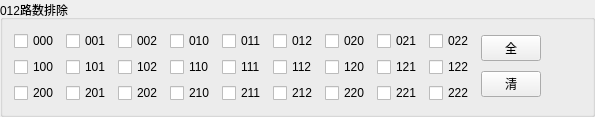
        <widget class="QGroupBox" name="groupBox_12">
         <property name="maximumSize">
          <size>
           <width>16777215</width>
           <height>90</height>
          </size>
         </property>
         <property name="title">
          <string>012路数排除</string>
         </property>
         <layout class="QVBoxLayout" name="verticalLayout_27">
          <item>
           <layout class="QHBoxLayout" name="horizontalLayout_5">
            <item>
             <layout class="QVBoxLayout" name="verticalLayout_25">
              <item>
               <layout class="QHBoxLayout" name="horizontalLayout_10">
                <item>
                 <widget class="QCheckBox" name="checkBox_53">
                  <property name="text">
                   <string>000</string>
                  </property>
                 </widget>
                </item>
                <item>
                 <widget class="QCheckBox" name="checkBox_54">
                  <property name="text">
                   <string>001</string>
                  </property>
                 </widget>
                </item>
                <item>
                 <widget class="QCheckBox" name="checkBox_55">
                  <property name="text">
                   <string>002</string>
                  </property>
                 </widget>
                </item>
                <item>
                 <widget class="QCheckBox" name="checkBox_56">
                  <property name="text">
                   <string>010</string>
                  </property>
                 </widget>
                </item>
                <item>
                 <widget class="QCheckBox" name="checkBox_57">
                  <property name="text">
                   <string>011</string>
                  </property>
                 </widget>
                </item>
                <item>
                 <widget class="QCheckBox" name="checkBox_58">
                  <property name="text">
                   <string>012</string>
                  </property>
                 </widget>
                </item>
                <item>
                 <widget class="QCheckBox" name="checkBox_59">
                  <property name="text">
                   <string>020</string>
                  </property>
                 </widget>
                </item>
                <item>
                 <widget class="QCheckBox" name="checkBox_60">
                  <property name="text">
                   <string>021</string>
                  </property>
                 </widget>
                </item>
                <item>
                 <widget class="QCheckBox" name="checkBox_61">
                  <property name="text">
                   <string>022</string>
                  </property>
                 </widget>
                </item>
               </layout>
              </item>
              <item>
               <layout class="QHBoxLayout" name="horizontalLayout_23">
                <item>
                 <widget class="QCheckBox" name="checkBox_110">
                  <property name="text">
                   <string>100</string>
                  </property>
                 </widget>
                </item>
                <item>
                 <widget class="QCheckBox" name="checkBox_111">
                  <property name="text">
                   <string>101</string>
                  </property>
                 </widget>
                </item>
                <item>
                 <widget class="QCheckBox" name="checkBox_112">
                  <property name="text">
                   <string>102</string>
                  </property>
                 </widget>
                </item>
                <item>
                 <widget class="QCheckBox" name="checkBox_113">
                  <property name="text">
                   <string>110</string>
                  </property>
                 </widget>
                </item>
                <item>
                 <widget class="QCheckBox" name="checkBox_114">
                  <property name="text">
                   <string>111</string>
                  </property>
                 </widget>
                </item>
                <item>
                 <widget class="QCheckBox" name="checkBox_115">
                  <property name="text">
                   <string>112</string>
                  </property>
                 </widget>
                </item>
                <item>
                 <widget class="QCheckBox" name="checkBox_116">
                  <property name="text">
                   <string>120</string>
                  </property>
                 </widget>
                </item>
                <item>
                 <widget class="QCheckBox" name="checkBox_117">
                  <property name="text">
                   <string>121</string>
                  </property>
                 </widget>
                </item>
                <item>
                 <widget class="QCheckBox" name="checkBox_118">
                  <property name="text">
                   <string>122</string>
                  </property>
                 </widget>
                </item>
               </layout>
              </item>
              <item>
               <layout class="QHBoxLayout" name="horizontalLayout_24">
                <item>
                 <widget class="QCheckBox" name="checkBox_119">
                  <property name="text">
                   <string>200</string>
                  </property>
                 </widget>
                </item>
                <item>
                 <widget class="QCheckBox" name="checkBox_120">
                  <property name="text">
                   <string>201</string>
                  </property>
                 </widget>
                </item>
                <item>
                 <widget class="QCheckBox" name="checkBox_121">
                  <property name="text">
                   <string>202</string>
                  </property>
                 </widget>
                </item>
                <item>
                 <widget class="QCheckBox" name="checkBox_122">
                  <property name="text">
                   <string>210</string>
                  </property>
                 </widget>
                </item>
                <item>
                 <widget class="QCheckBox" name="checkBox_123">
                  <property name="text">
                   <string>211</string>
                  </property>
                 </widget>
                </item>
                <item>
                 <widget class="QCheckBox" name="checkBox_124">
                  <property name="text">
                   <string>212</string>
                  </property>
                 </widget>
                </item>
                <item>
                 <widget class="QCheckBox" name="checkBox_125">
                  <property name="text">
                   <string>220</string>
                  </property>
                 </widget>
                </item>
                <item>
                 <widget class="QCheckBox" name="checkBox_126">
                  <property name="text">
                   <string>221</string>
                  </property>
                 </widget>
                </item>
                <item>
                 <widget class="QCheckBox" name="checkBox_127">
                  <property name="text">
                   <string>222</string>
                  </property>
                 </widget>
                </item>
               </layout>
              </item>
             </layout>
            </item>
            <item>
             <layout class="QVBoxLayout" name="verticalLayout_26">
              <item>
               <widget class="QPushButton" name="pushButton_11">
                <property name="minimumSize">
                 <size>
                  <width>30</width>
                  <height>0</height>
                 </size>
                </property>
                <property name="maximumSize">
                 <size>
                  <width>60</width>
                  <height>16777215</height>
                 </size>
                </property>
                <property name="text">
                 <string>全</string>
                </property>
               </widget>
              </item>
              <item>
               <widget class="QPushButton" name="pushButton_12">
                <property name="minimumSize">
                 <size>
                  <width>30</width>
                  <height>0</height>
                 </size>
                </property>
                <property name="maximumSize">
                 <size>
                  <width>60</width>
                  <height>16777215</height>
                 </size>
                </property>
                <property name="text">
                 <string>清</string>
                </property>
               </widget>
              </item>
             </layout>
            </item>
            <item>
             <spacer name="horizontalSpacer">
              <property name="orientation">
               <enum>Qt::Horizontal</enum>
              </property>
              <property name="sizeHint" stdset="0">
               <size>
                <width>40</width>
                <height>20</height>
               </size>
              </property>
             </spacer>
            </item>
           </layout>
          </item>
         </layout>
        </widget>
